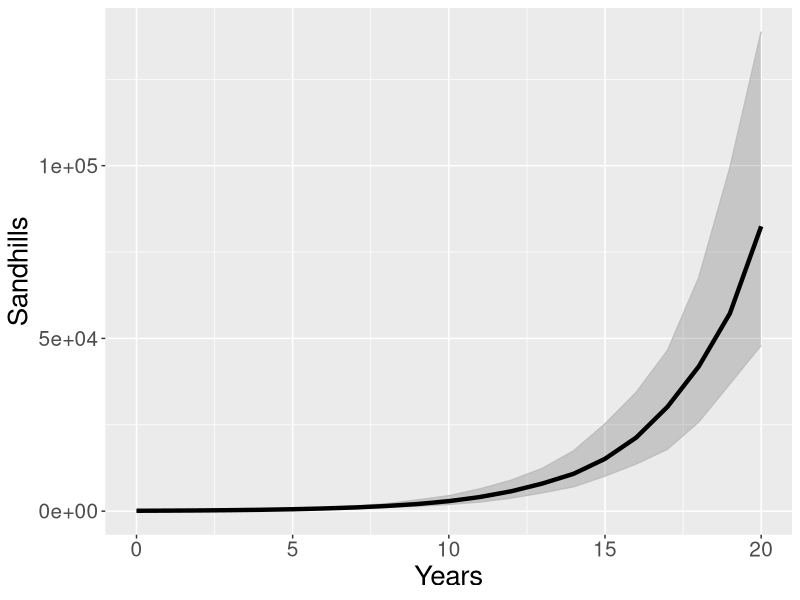

R code for this plot:
### Author: JMZ, modified from Logan and Wolesesnky "Mathematical Methods in Biology"
### Purpose: Create a sandhill crane model of discrete dynamics x(t+1)=r*x(t), as detailed on page 311
### r = 1+b-d, where b is the birth rate, d is the death rate.
### b and d are drawn from normally distributed random variables.

### Changeable parameters
s0 = 100;  ### Initial population of sandhill cranes

### Fixed parameters
numberYears=20;		### Number of years we run our simulation
years = 0:numberYears
nSimulations = 100

### Set up vector of results
sandhills=array(0,dim=c(length(years),nSimulations));
sandhills[1,]=s0;  # Set the first index equal to the initial amount

### Loop through the each years and simulation, varying the birth and death rate
for (j in 1:nSimulations) {
for (i in 2:length(years)) {
  b=rnorm(1,mean=0.5,sd=0.03) ### Birth rate is a random variable of mean 0.5, st dev 0.03.
  d=rnorm(1,mean=0.1,sd=0.08)  ### Death rate is a random variable of mean 0.1, st dev 0.08.
  
  r = 1+b-d;  # The net growth rate
sandhills[i,j]=r*sandhills[i-1,j];	### Update current year from last years population x[t]=r*x[t]

}
}

### Now loop through and do 
quantVals = c(0.025,0.5,0.975);  # The CI we want to utilize
# Now loop through everything
outCI=array(dim = c(length(quantVals),length(years)));

for (i in 1:length(years)) {
  outCI[,i] = quantile(sandhills[i,],quantVals);
  
}




###






#### Make a plot of the solution
# Plot your results
library(ggplot2)

data=data.frame(years=years,
                      F =outCI[2,],
                      L =outCI[1,],
                      U =outCI[3,])
### Ensemble plot
sandhillPlot=ggplot(data,aes(x=years,y=F)) +
  geom_ribbon(aes(ymin=L,ymax=U),alpha=0.2,colour='grey') +
  geom_line(size=1.5) +
  theme(plot.title = element_text(size=20),
        axis.title.x=element_text(size=20),
        axis.text.x=element_text(size=15),
        axis.text.y=element_text(size=15),
        axis.title.y=element_text(size=20)) +
  labs(x = "Years",y = "Sandhills")

print(sandhillPlot)

